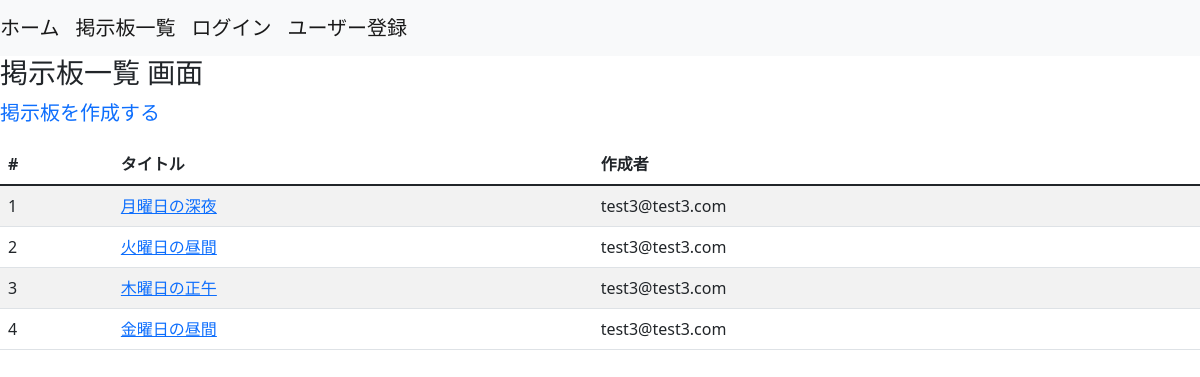
/boards/list_themes, run on the app's committed database.
### boards/models.py (models this page shows)
class Themes(models.Model):
    title = models.CharField(max_length=255)
    user = models.ForeignKey('accounts.Users', on_delete=models.CASCADE)
    objects = ThemesManeger()
    class Meta:
        db_table = 'themes'

### accounts/models.py (models this page shows)
class Users(AbstractBaseUser, PermissionsMixin):
    username = models.CharField(max_length=255)
    age = models.PositiveSmallIntegerField()
    email = models.EmailField(max_length=255, unique=True)
    is_active = models.BooleanField(default=False)
    is_staff = models.BooleanField(default=False)
    picture = models.FileField(null=True, upload_to='picture/')
    objects = UserManager()
    USERNAME_FIELD = 'email'
    REQUIRED_FIELDS = ['username']
    class Meta:
        db_table = 'users'

### boards/views.py (the view)
# urls.py: path('list_themes', views.list_themes, name='list_themes'),
def list_themes(request):
    themes = Themes.objects.fetch_all_themes()
    return render(request, 'boards/list_themes.html', context={'themes': themes})

### boards/models.py (called while the page is built)
    def fetch_all_themes(self):
        return self.order_by('id').all()

### templates/boards/list_themes.html (shortened to what this page needs)
{% extends "base.html" %}
{% block content%}
<h3>掲示板一覧 画面 </h3>
<p><a class="navbar-brand" href="{% url 'boards:create_theme' %}">掲示板を作成する</a></p>
<table class="table table-striped table-hover">
    <thead>
        <tr>
            <th>#</th>
            <th>タイトル</th>
            <th>作成者</th>
        </tr>
    </thead>
    <tbody>
    {% for theme in themes %}
        <tr>
            <td>{{ forloop.counter }}</td>
            <td><a href="{% url 'boards:post_comments' theme_id=theme.id %}">{{ theme.title }}</a></td>
            {% if theme.user.id == user.id %}
            <td><a href="{% url 'boards:edit_theme' id=theme.id %}">{{ theme.user }}</a></td>
            {% else %}
                <td>{{ theme.user }}</td>
            {% endif %}
        </tr>
    {% endfor %}
    </tbody>
</table>
{% endblock %}

### data on the page
Themes: title "月曜日の深夜", user "test3@test3.com"
Themes: title "火曜日の昼間", user "test3@test3.com"
Themes: title "木曜日の正午", user "test3@test3.com"
Themes: title "金曜日の昼間", user "test3@test3.com"
